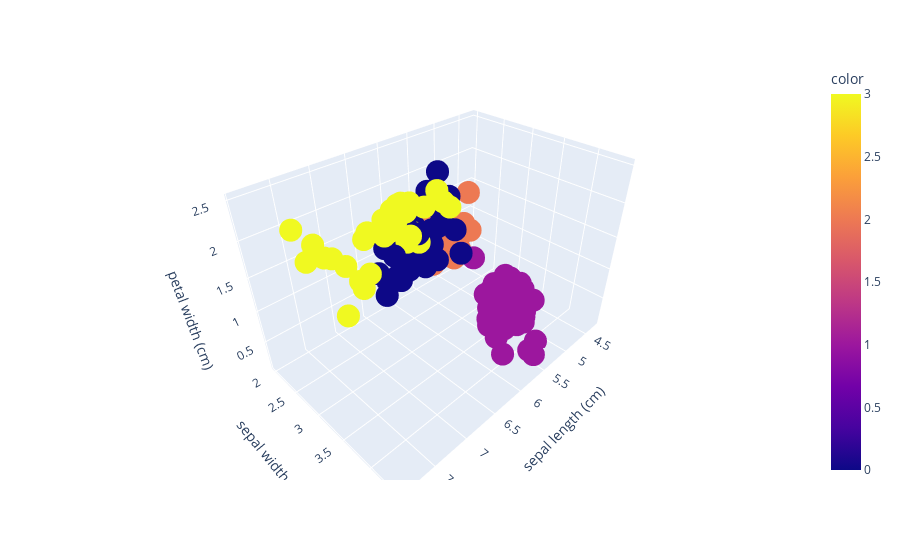

The cell this chart's notebook holds for it:
### Code cell
# visualize the clusters
import plotly.express as px

px.scatter_3d(data_frame = data, x = 'sepal length (cm)',
           y = 'sepal width (cm)', z = 'petal width (cm)',color=preds)

### Figure 1 — Plotly figure (JSON) as saved in the notebook; plotly's stock layout.template omitted (floating-point values rounded to 4 significant figures; data arrays with more than 128 entries replaced by an {"elided": "..."} marker saying what was removed)
{"data": [{"hovertemplate": "sepal length (cm)=%{x}<br>sepal width (cm)=%{y}<br>petal width (cm)=%{z}<br>color=%{marker.color}<extra></extra>", "legendgroup": "", "marker": {"color": {"elided": "150 int values"}, "coloraxis": "coloraxis", "symbol": "circle"}, "mode": "markers", "name": "", "scene": "scene", "showlegend": false, "type": "scatter3d", "x": {"elided": "150 float values"}, "y": {"elided": "150 float values"}, "z": {"elided": "150 float values"}}], "layout": {"coloraxis": {"colorbar": {"title": {"text": "color"}}, "colorscale": [[0, "#0d0887"], [0.1111, "#46039f"], [0.2222, "#7201a8"], [0.3333, "#9c179e"], [0.4444, "#bd3786"], [0.5556, "#d8576b"], [0.6667, "#ed7953"], [0.7778, "#fb9f3a"], [0.8889, "#fdca26"], [1, "#f0f921"]]}, "legend": {"tracegroupgap": 0}, "margin": {"t": 60}, "scene": {"domain": {"x": [0, 1], "y": [0, 1]}, "xaxis": {"title": {"text": "sepal length (cm)"}}, "yaxis": {"title": {"text": "sepal width (cm)"}}, "zaxis": {"title": {"text": "petal width (cm)"}}}}}
